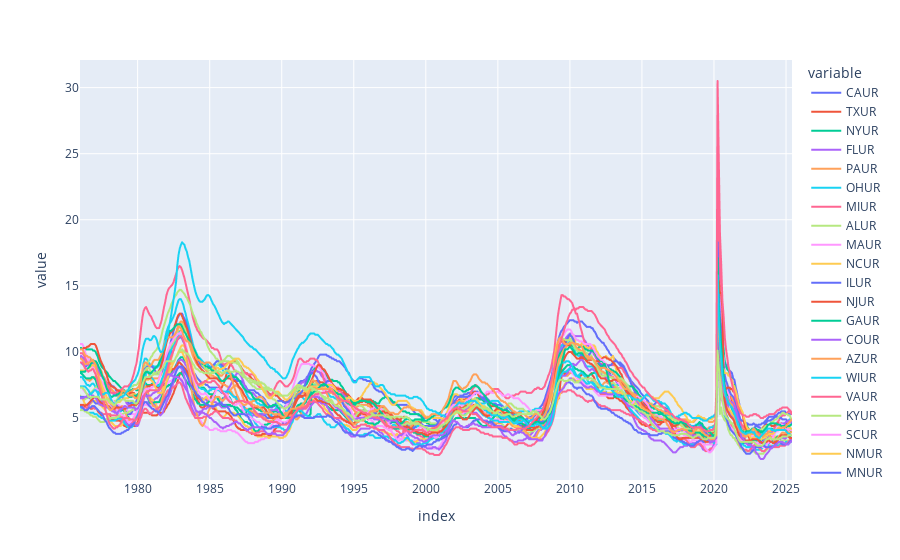

The notebook cell this image was saved under:
### Code cell
px.line(uemp_results)

### Figure 1 — Plotly figure (JSON) as saved in the notebook; plotly's stock layout.template omitted (floating-point values rounded to 4 significant figures; data arrays with more than 128 entries replaced by an {"elided": "..."} marker saying what was removed)
{"data": [{"hovertemplate": "variable=CAUR<br>index=%{x}<br>value=%{y}<extra></extra>", "legendgroup": "CAUR", "line": {"color": "#636efa", "dash": "solid"}, "marker": {"symbol": "circle"}, "mode": "lines", "name": "CAUR", "showlegend": true, "type": "scattergl", "x": {"elided": "594 str values"}, "xaxis": "x", "y": {"elided": "594 float values"}, "yaxis": "y"}, {"hovertemplate": "variable=TXUR<br>index=%{x}<br>value=%{y}<extra></extra>", "legendgroup": "TXUR", "line": {"color": "#EF553B", "dash": "solid"}, "marker": {"symbol": "circle"}, "mode": "lines", "name": "TXUR", "showlegend": true, "type": "scattergl", "x": {"elided": "594 str values"}, "xaxis": "x", "y": {"elided": "594 float values"}, "yaxis": "y"}, {"hovertemplate": "variable=NYUR<br>index=%{x}<br>value=%{y}<extra></extra>", "legendgroup": "NYUR", "line": {"color": "#00cc96", "dash": "solid"}, "marker": {"symbol": "circle"}, "mode": "lines", "name": "NYUR", "showlegend": true, "type": "scattergl", "x": {"elided": "594 str values"}, "xaxis": "x", "y": {"elided": "594 float values"}, "yaxis": "y"}, {"hovertemplate": "variable=FLUR<br>index=%{x}<br>value=%{y}<extra></extra>", "legendgroup": "FLUR", "line": {"color": "#ab63fa", "dash": "solid"}, "marker": {"symbol": "circle"}, "mode": "lines", "name": "FLUR", "showlegend": true, "type": "scattergl", "x": {"elided": "594 str values"}, "xaxis": "x", "y": {"elided": "594 float values"}, "yaxis": "y"}, {"hovertemplate": "variable=PAUR<br>index=%{x}<br>value=%{y}<extra></extra>", "legendgroup": "PAUR", "line": {"color": "#FFA15A", "dash": "solid"}, "marker": {"symbol": "circle"}, "mode": "lines", "name": "PAUR", "showlegend": true, "type": "scattergl", "x": {"elided": "594 str values"}, "xaxis": "x", "y": {"elided": "594 float values"}, "yaxis": "y"}, {"hovertemplate": "variable=OHUR<br>index=%{x}<br>value=%{y}<extra></extra>", "legendgroup": "OHUR", "line": {"color": "#19d3f3", "dash": "solid"}, "marker": {"symbol": "circle"}, "mode": "lines", "name": "OHUR", "showlegend": true, "type": "scattergl", "x": {"elided": "594 str values"}, "xaxis": "x", "y": {"elided": "594 float values"}, "yaxis": "y"}, {"hovertemplate": "variable=MIUR<br>index=%{x}<br>value=%{y}<extra></extra>", "legendgroup": "MIUR", "line": {"color": "#FF6692", "dash": "solid"}, "marker": {"symbol": "circle"}, "mode": "lines", "name": "MIUR", "showlegend": true, "type": "scattergl", "x": {"elided": "594 str values"}, "xaxis": "x", "y": {"elided": "594 float values"}, "yaxis": "y"}, {"hovertemplate": "variable=ALUR<br>index=%{x}<br>value=%{y}<extra></extra>", "legendgroup": "ALUR", "line": {"color": "#B6E880", "dash": "solid"}, "marker": {"symbol": "circle"}, "mode": "lines", "name": "ALUR", "showlegend": true, "type": "scattergl", "x": {"elided": "594 str values"}, "xaxis": "x", "y": {"elided": "594 float values"}, "yaxis": "y"}, {"hovertemplate": "variable=MAUR<br>index=%{x}<br>value=%{y}<extra></extra>", "legendgroup": "MAUR", "line": {"color": "#FF97FF", "dash": "solid"}, "marker": {"symbol": "circle"}, "mode": "lines", "name": "MAUR", "showlegend": true, "type": "scattergl", "x": {"elided": "594 str values"}, "xaxis": "x", "y": {"elided": "594 float values"}, "yaxis": "y"}, {"hovertemplate": "variable=NCUR<br>index=%{x}<br>value=%{y}<extra></extra>", "legendgroup": "NCUR", "line": {"color": "#FECB52", "dash": "solid"}, "marker": {"symbol": "circle"}, "mode": "lines", "name": "NCUR", "showlegend": true, "type": "scattergl", "x": {"elided": "594 str values"}, "xaxis": "x", "y": {"elided": "594 float values"}, "yaxis": "y"}, {"hovertemplate": "variable=ILUR<br>index=%{x}<br>value=%{y}<extra></extra>", "legendgroup": "ILUR", "line": {"color": "#636efa", "dash": "solid"}, "marker": {"symbol": "circle"}, "mode": "lines", "name": "ILUR", "showlegend": true, "type": "scattergl", "x": {"elided": "594 str values"}, "xaxis": "x", "y": {"elided": "594 float values"}, "yaxis": "y"}, {"hovertemplate": "variable=NJUR<br>index=%{x}<br>value=%{y}<extra></extra>", "legendgroup": "NJUR", "line": {"color": "#EF553B", "dash": "solid"}, "marker": {"symbol": "circle"}, "mode": "lines", "name": "NJUR", "showlegend": true, "type": "scattergl", "x": {"elided": "594 str values"}, "xaxis": "x", "y": {"elided": "594 float values"}, "yaxis": "y"}, {"hovertemplate": "variable=GAUR<br>index=%{x}<br>value=%{y}<extra></extra>", "legendgroup": "GAUR", "line": {"color": "#00cc96", "dash": "solid"}, "marker": {"symbol": "circle"}, "mode": "lines", "name": "GAUR", "showlegend": true, "type": "scattergl", "x": {"elided": "594 str values"}, "xaxis": "x", "y": {"elided": "594 float values"}, "yaxis": "y"}, {"hovertemplate": "variable=COUR<br>index=%{x}<br>value=%{y}<extra></extra>", "legendgroup": "COUR", "line": {"color": "#ab63fa", "dash": "solid"}, "marker": {"symbol": "circle"}, "mode": "lines", "name": "COUR", "showlegend": true, "type": "scattergl", "x": {"elided": "594 str values"}, "xaxis": "x", "y": {"elided": "594 float values"}, "yaxis": "y"}, {"hovertemplate": "variable=AZUR<br>index=%{x}<br>value=%{y}<extra></extra>", "legendgroup": "AZUR", "line": {"color": "#FFA15A", "dash": "solid"}, "marker": {"symbol": "circle"}, "mode": "lines", "name": "AZUR", "showlegend": true, "type": "scattergl", "x": {"elided": "594 str values"}, "xaxis": "x", "y": {"elided": "594 float values"}, "yaxis": "y"}, {"hovertemplate": "variable=WIUR<br>index=%{x}<br>value=%{y}<extra></extra>", "legendgroup": "WIUR", "line": {"color": "#19d3f3", "dash": "solid"}, "marker": {"symbol": "circle"}, "mode": "lines", "name": "WIUR", "showlegend": true, "type": "scattergl", "x": {"elided": "594 str values"}, "xaxis": "x", "y": {"elided": "594 float values"}, "yaxis": "y"}, {"hovertemplate": "variable=VAUR<br>index=%{x}<br>value=%{y}<extra></extra>", "legendgroup": "VAUR", "line": {"color": "#FF6692", "dash": "solid"}, "marker": {"symbol": "circle"}, "mode": "lines", "name": "VAUR", "showlegend": true, "type": "scattergl", "x": {"elided": "594 str values"}, "xaxis": "x", "y": {"elided": "594 float values"}, "yaxis": "y"}, {"hovertemplate": "variable=KYUR<br>index=%{x}<br>value=%{y}<extra></extra>", "legendgroup": "KYUR", "line": {"color": "#B6E880", "dash": "solid"}, "marker": {"symbol": "circle"}, "mode": "lines", "name": "KYUR", "showlegend": true, "type": "scattergl", "x": {"elided": "594 str values"}, "xaxis": "x", "y": {"elided": "594 float values"}, "yaxis": "y"}, {"hovertemplate": "variable=SCUR<br>index=%{x}<br>value=%{y}<extra></extra>", "legendgroup": "SCUR", "line": {"color": "#FF97FF", "dash": "solid"}, "marker": {"symbol": "circle"}, "mode": "lines", "name": "SCUR", "showlegend": true, "type": "scattergl", "x": {"elided": "594 str values"}, "xaxis": "x", "y": {"elided": "594 float values"}, "yaxis": "y"}, {"hovertemplate": "variable=NMUR<br>index=%{x}<br>value=%{y}<extra></extra>", "legendgroup": "NMUR", "line": {"color": "#FECB52", "dash": "solid"}, "marker": {"symbol": "circle"}, "mode": "lines", "name": "NMUR", "showlegend": true, "type": "scattergl", "x": {"elided": "594 str values"}, "xaxis": "x", "y": {"elided": "594 float values"}, "yaxis": "y"}, {"hovertemplate": "variable=MNUR<br>index=%{x}<br>value=%{y}<extra></extra>", "legendgroup": "MNUR", "line": {"color": "#636efa", "dash": "solid"}, "marker": {"symbol": "circle"}, "mode": "lines", "name": "MNUR", "showlegend": true, "type": "scattergl", "x": {"elided": "594 str values"}, "xaxis": "x", "y": {"elided": "594 float values"}, "yaxis": "y"}, {"hovertemplate": "variable=TNUR<br>index=%{x}<br>value=%{y}<extra></extra>", "legendgroup": "TNUR", "line": {"color": "#EF553B", "dash": "solid"}, "marker": {"symbol": "circle"}, "mode": "lines", "name": "TNUR", "showlegend": true, "type": "scattergl", "x": {"elided": "594 str values"}, "xaxis": "x", "y": {"elided": "594 float values"}, "yaxis": "y"}, {"hovertemplate": "variable=WAUR<br>index=%{x}<br>value=%{y}<extra></extra>", "legendgroup": "WAUR", "line": {"color": "#00cc96", "dash": "solid"}, "marker": {"symbol": "circle"}, "mode": "lines", "name": "WAUR", "showlegend": true, "type": "scattergl", "x": {"elided": "594 str values"}, "xaxis": "x", "y": {"elided": "594 float values"}, "yaxis": "y"}, {"hovertemplate": "variable=MDUR<br>index=%{x}<br>value=%{y}<extra></extra>", "legendgroup": "MDUR", "line": {"color": "#ab63fa", "dash": "solid"}, "marker": {"symbol": "circle"}, "mode": "lines", "name": "MDUR", "showlegend": true, "type": "scattergl", "x": {"elided": "594 str values"}, "xaxis": "x", "y": {"elided": "594 float values"}, "yaxis": "y"}, {"hovertemplate": "variable=ORUR<br>index=%{x}<br>value=%{y}<extra></extra>", "legendgroup": "ORUR", "line": {"color": "#FFA15A", "dash": "solid"}, "marker": {"symbol": "circle"}, "mode": "lines", "name": "ORUR", "showlegend": true, "type": "scattergl", "x": {"elided": "594 str values"}, "xaxis": "x", "y": {"elided": "594 float values"}, "yaxis": "y"}, {"hovertemplate": "variable=WVUR<br>index=%{x}<br>value=%{y}<extra></extra>", "legendgroup": "WVUR", "line": {"color": "#19d3f3", "dash": "solid"}, "marker": {"symbol": "circle"}, "mode": "lines", "name": "WVUR", "showlegend": true, "type": "scattergl", "x": {"elided": "594 str values"}, "xaxis": "x", "y": {"elided": "594 float values"}, "yaxis": "y"}, {"hovertemplate": "variable=NVUR<br>index=%{x}<br>value=%{y}<extra></extra>", "legendgroup": "NVUR", "line": {"color": "#FF6692", "dash": "solid"}, "marker": {"symbol": "circle"}, "mode": "lines", "name": "NVUR", "showlegend": true, "type": "scattergl", "x": {"elided": "594 str values"}, "xaxis": "x", "y": {"elided": "594 float values"}, "yaxis": "y"}, {"hovertemplate": "variable=ARUR<br>index=%{x}<br>value=%{y}<extra></extra>", "legendgroup": "ARUR", "line": {"color": "#B6E880", "dash": "solid"}, "marker": {"symbol": "circle"}, "mode": "lines", "name": "ARUR", "showlegend": true, "type": "scattergl", "x": {"elided": "594 str values"}, "xaxis": "x", "y": {"elided": "594 float values"}, "yaxis": "y"}], "layout": {"legend": {"title": {"text": "variable"}, "tracegroupgap": 0}, "margin": {"t": 60}, "xaxis": {"anchor": "y", "domain": [0, 1], "title": {"text": "index"}}, "yaxis": {"anchor": "x", "domain": [0, 1], "title": {"text": "value"}}}}
